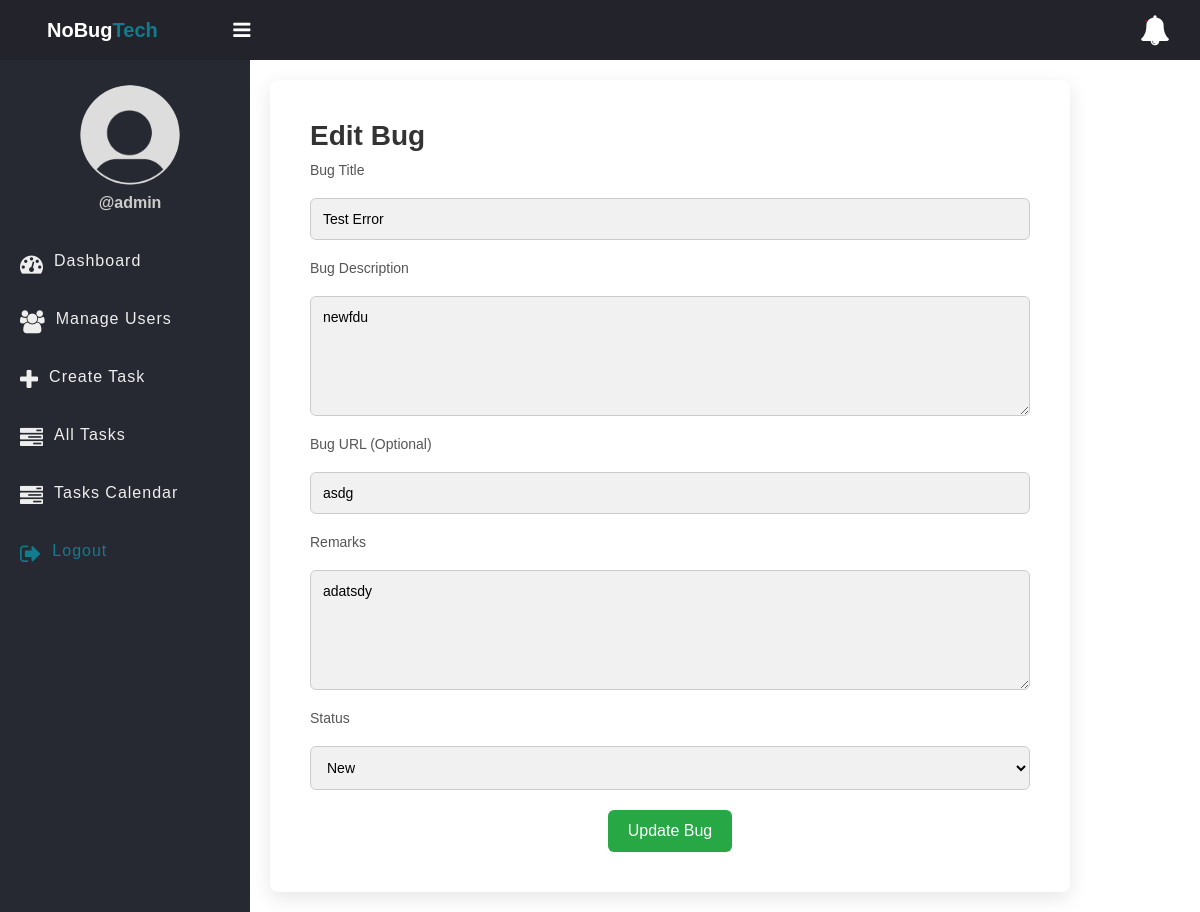
/edit_bug.php?id=3 (signed in), run on the app's committed database.
### tables this page shows
CREATE TABLE `bug_reports` (
  `bug_id` int(11) NOT NULL,
  `tester_name` varchar(255) DEFAULT NULL,
  `ProjectID` int(11) NOT NULL,
  `bug_title` varchar(255) NOT NULL,
  `bug_description` text NOT NULL,
  `bug_url` varchar(255) DEFAULT NULL,
  `bug_status` enum('New','In Progress','Resolved','Closed') DEFAULT 'New',
  `reported_date` timestamp NOT NULL DEFAULT current_timestamp(),
  `remarks_by_tester` text DEFAULT NULL,
  `Priority` int(11) NOT NULL
);

### edit_bug.php (the view, shortened to what this page needs)
<?php
if (isset($_SESSION['role']) && isset($_SESSION['id'])) {
    include "DB_connection.php";
    if (isset($_GET['id'])) {
        $bug_id = $_GET['id'];
        $query = "SELECT * FROM bug_reports WHERE bug_id = ?";
        $stmt = $conn->prepare($query);
        $stmt->execute([$bug_id]);
        $bug = $stmt->fetch();
    } else {
        echo "No bug ID specified";
        exit();
    }
?>
    <!DOCTYPE html>
    <html>
    <head>
        <link rel="stylesheet" href="https://stackpath.bootstrapcdn.com/font-awesome/4.7.0/css/font-awesome.min.css">
        <link rel="stylesheet" href="css/style.css?v=<?php echo time();?>">
    </head>
    <body>
        <?php include "inc/header.php" ?>
        <div class="body">
            <?php include "inc/nav.php" ?>
            <section class="section-1">
                <h4 class="title">Edit Bug</h4>
                <form action="edit_bug.php?id=<?= $bug['bug_id'] ?>" method="POST">
                    <label for="bug_title">Bug Title</label>
                    <input type="text" id="bug_title" name="bug_title" value="<?= $bug['bug_title'] ?>" required>
                    <label for="bug_description">Bug Description</label>
                    <textarea id="bug_description" name="bug_description" required><?= $bug['bug_description'] ?></textarea>
                    <label for="bug_url">Bug URL (Optional)</label>
                    <input type="text" id="bug_url" name="bug_url" value="<?= $bug['bug_url'] ?>">
                    <label for="remarks_by_tester">Remarks</label>
                    <textarea id="remarks_by_tester" name="remarks_by_tester"><?= $bug['remarks_by_tester'] ?></textarea>
                    <label for="bug_status">Status</label>
                    <select id="bug_status" name="bug_status">
                        <option value="New" <?= $bug['bug_status'] == 'New' ? 'selected' : '' ?>>New</option>
                    </select>
                    <button type="submit">Update Bug</button>
                </form>
            </section>
        </div>
    </body>
    </html>
<?php } else {
    $em = "First login";
    header("Location: login.php?error=$em");
    exit();
} ?>

### css/style.css (style rules this page uses)
* { padding: 0; margin: 0; box-sizing: border-box; font-family: arial, sans-serif; }
.body { display: flex; }
.section-1 { padding: 30px; }
.section-1 .title { margin-bottom: 10px; display: flex; align-items: center; justify-content: start; gap: 20px; }
.section-1 { width: 100%; background: #ffe; }

### edit_bug.php (style rules this page uses)
.section-1 { background: #fff; padding: 40px; border-radius: 8px; box-shadow: 0 6px 20px rgba(0, 0, 0, 0.1); max-width: 800px; width: 100%; margin: 20px; box-sizing: border-box; }
.title { font-size: 28px; font-weight: 600; color: #333; margin-bottom: 20px; text-align: center; }
form { display: flex; flex-direction: column; gap: 20px; }
label { font-size: 14px; color: #555; font-weight: 500; }
input[type="text"], input[type="date"], textarea, select { padding: 12px; font-size: 14px; border: 1px solid #ccc; border-radius: 6px; background-color: #f1f1f1; box-sizing: border-box; transition: border-color 0.3s ease, box-shadow 0.3s ease; }
textarea { resize: vertical; min-height: 120px; }
button[type="submit"] { background-color: #28a745; color: #fff; padding: 12px 20px; border: none; border-radius: 6px; font-size: 16px; cursor: pointer; transition: background-color 0.3s ease, transform 0.2s ease; align-self: center; }

### data on the page
bug_reports: bug_title "Test Error", bug_description "newfdu", bug_url "asdg", remarks_by_tester "adatsdy", bug_status "New"

### other printed values
$_SESSION['username'] "admin"
